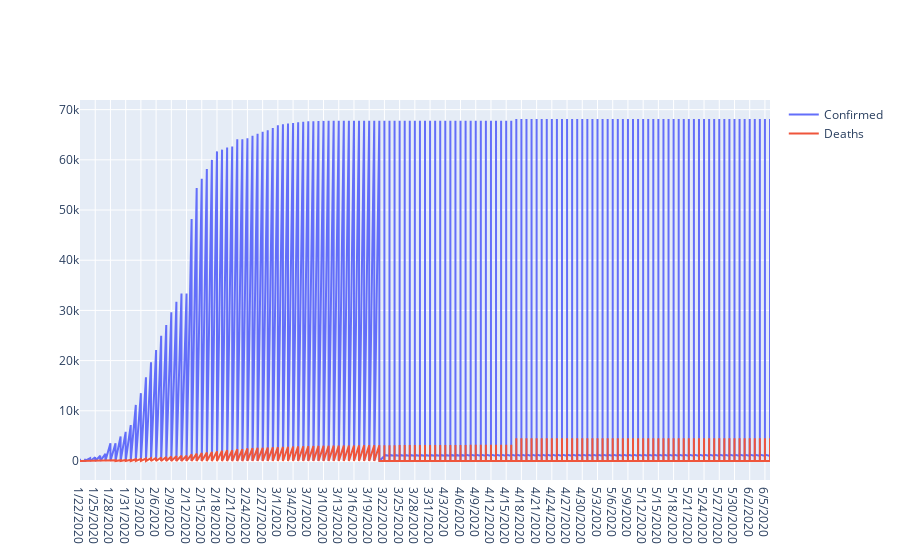

Notebook code for this chart:
### Markdown cell above
### plots sobrepostos
comparativo entre duas series temporais

### Code cell
fig = go.Figure()
dataset1 = dataset[['ObservationDate', 'Country',"Confirmed","Deaths"]]
dataset1 = dataset1.query('Country == "Mainland China"')
fig.add_scatter(x=dataset1.ObservationDate, y=dataset1.Confirmed,name='Confirmed')
fig.add_scatter(x=dataset1.ObservationDate, y=dataset1.Deaths, name='Deaths')
fig.show()

### Figure 1 — Plotly figure (JSON) as saved in the notebook; plotly's stock layout.template omitted (floating-point values rounded to 4 significant figures; data arrays with more than 128 entries replaced by an {"elided": "..."} marker saying what was removed)
{"data": [{"name": "Confirmed", "type": "scatter", "x": {"elided": "4245 str values"}, "y": {"elided": "4245 int values"}}, {"name": "Deaths", "type": "scatter", "x": {"elided": "4245 str values"}, "y": {"elided": "4245 int values"}}], "layout": {}}
